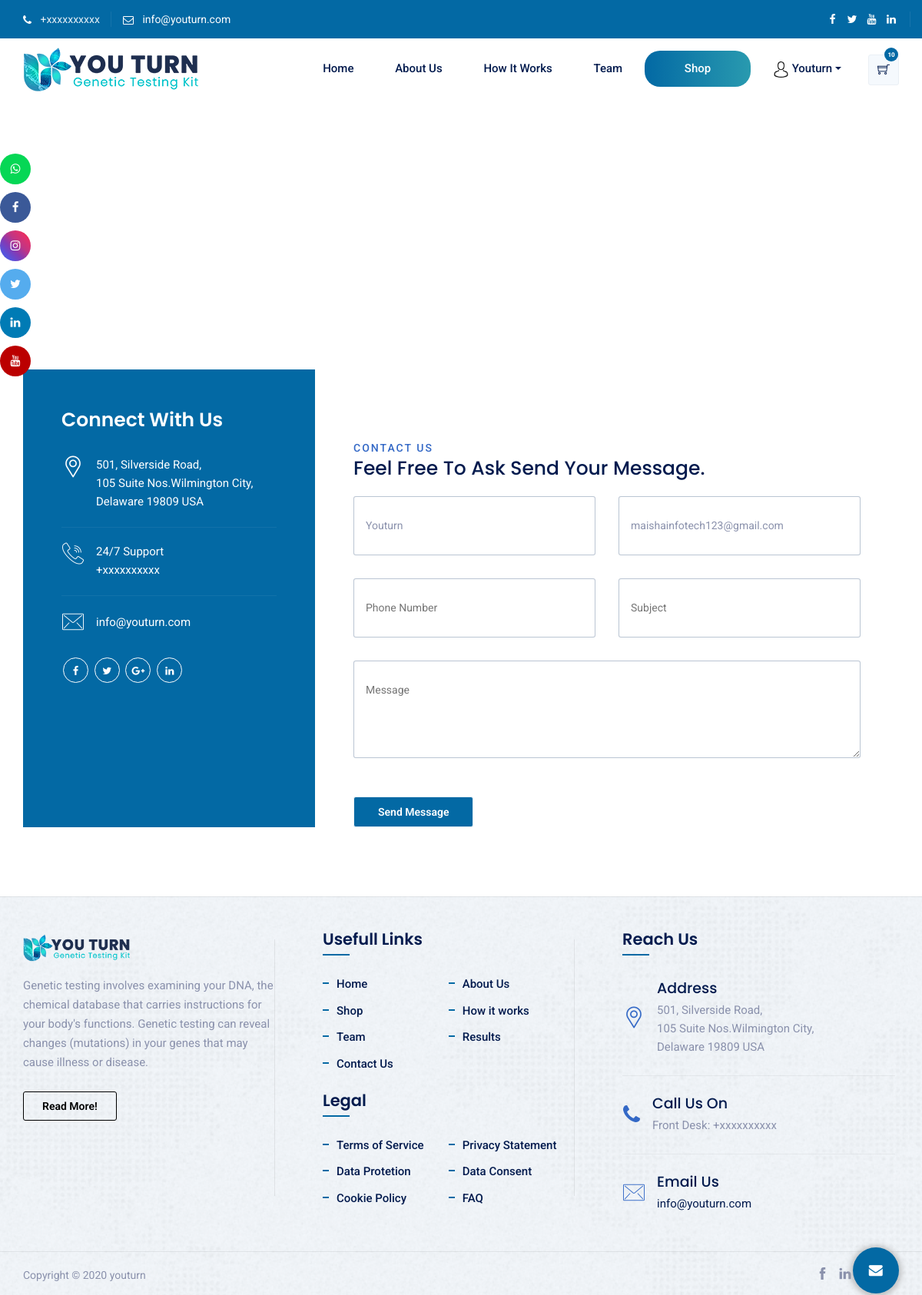
/contact.php (signed in), run on an earlier commit of the app's database.
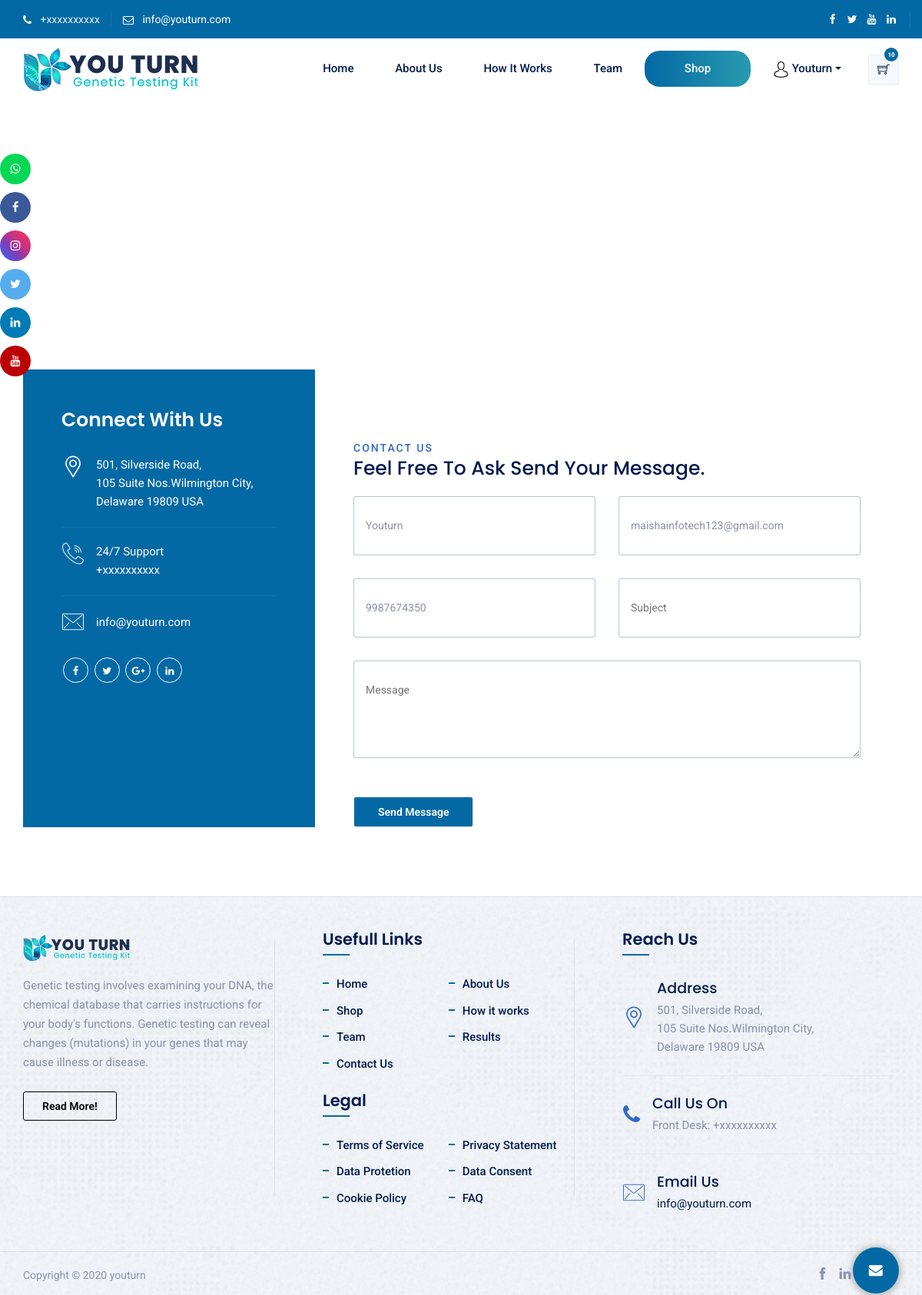
And on a later commit of the database.
### tables this page shows
CREATE TABLE `users` (
  `id` int(11) NOT NULL,
  `cid` varchar(225) NOT NULL,
  `f_name` varchar(100) NOT NULL,
  `l_name` varchar(100) NOT NULL,
  `email` varchar(100) NOT NULL,
  `email_verify` varchar(100) NOT NULL DEFAULT 'no',
  `countrycode` varchar(100) DEFAULT NULL,
  `state` varchar(110) DEFAULT NULL,
  `city` varchar(90) DEFAULT NULL,
  `address` text DEFAULT NULL,
  `mobile` varchar(100) DEFAULT NULL,
  `mobile_verify` varchar(100) DEFAULT NULL,
  `DOB` date DEFAULT NULL,
  `password` varchar(100) DEFAULT NULL,
  `joindate` date DEFAULT NULL,
  `jointime` time DEFAULT NULL,
  `datetime` varchar(50) NOT NULL,
  `status` varchar(100) NOT NULL DEFAULT 'active'
);

### contact.php (the view, shortened to what the changed rows need)
<?php include('includes/header.php');
if (isset($_SESSION['username'])) {
    $name =  $_SESSION['username'];
    $email =  $_SESSION['user_email'];
    $selectQuery = "select * from users where email = '$email' ";
    $runQuery = mysqli_query($conn,$selectQuery);
    $dataArray = mysqli_fetch_assoc($runQuery);
    $name=$dataArray['f_name'];
    $email=$dataArray['email'];
    $mobile=$dataArray['mobile'];
}else {
    $name= "";
    $email= "";
    $mobile= "";
    }
?>
<div class="site-main">
    <section class="ttm-row cta-info-section ttm-bgcolor-grey bg-layer bg-layer-equal-height clearfix">
        <div class="container">
            <div class="row">
                <div class="col-lg-8">
                    <div class="ttm-col-bgcolor-yes ttm-bg ttm-bgcolor-grey z-index-1">
                        <div class="layer-content">
                            <div class="pt-45 pl-50 pb-50 pr-50 res-991-pl-15 res-991-pr-15 res-991-pt-30">
                                <div class="section-title">
                                    <div class="title-header">
                                        <h2 class="title">Feel Free To Ask Send Your Message.</h2>
                                    </div>
                                </div>
                                <form id="ttm-contactform-2"   class="ttm-contactform-2 wrap-form clearfix" method="post" action="#">
                                    <div class="row">
                                        <div class="col-lg-6">
                                            <label>
                                                <span class="text-input"><input name="name" value="<?php echo $name;  ?>" type="text" value="" id="name" placeholder="Your Name" required="required"></span>
                                            </label>
                                        </div>
                                        <div class="col-lg-6">
                                            <label>
                                                <span class="text-input"><input name="email" value="<?php echo $email; ?>" type="email" value="" id="email" placeholder="Your Email" required="required"></span>
                                            </label>
                                        </div>
                                    </div>
                                    <div class="row">
                                        <div class="col-lg-6">
                                            <label>
                                                <span class="text-input"><input name="phone" value="<?php echo  $mobile?>" type="text" id="phonenumber" value="" placeholder="Phone Number" required="required"></span>
                                            </label>
                                        </div>
                                    </div>
                                </form>
                            </div>
                        </div>
                    </div>
                </div>
            </div>
        </div>
    </section>
</div>
<?php include('includes/footer.php')
?>

What changed in the data, as far as the page shows it:
changed users "Youturn": phone (not shown) → "9987674350"
